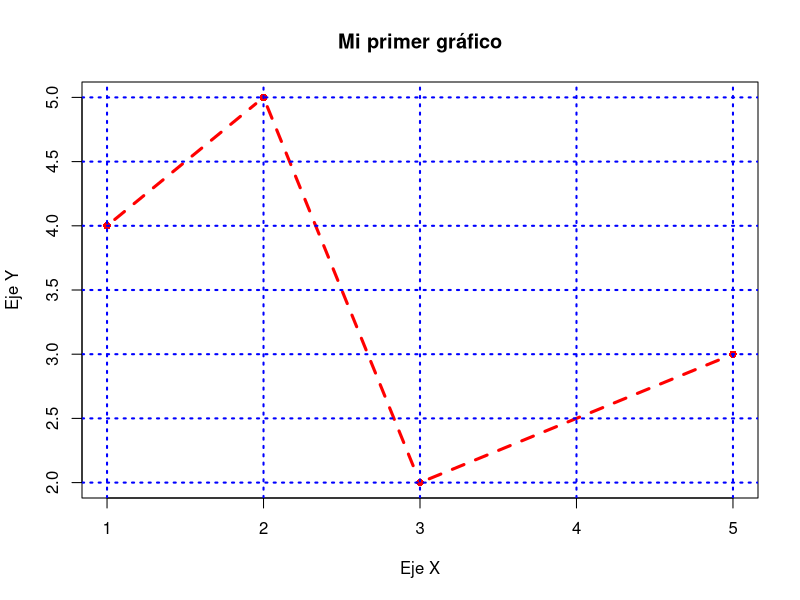

The R script that drew this image:
x <- c(1, 2, 3, 5)
y <- c(4, 5, 2, 3)

plot(x, y, col = "red", main = "Mi primer gráfico", xlab = "Eje X", ylab = "Eje Y", pch = 16, type = "b", lty = 2, lwd = 3) # nolint
grid(lwd = 2, col = "blue")